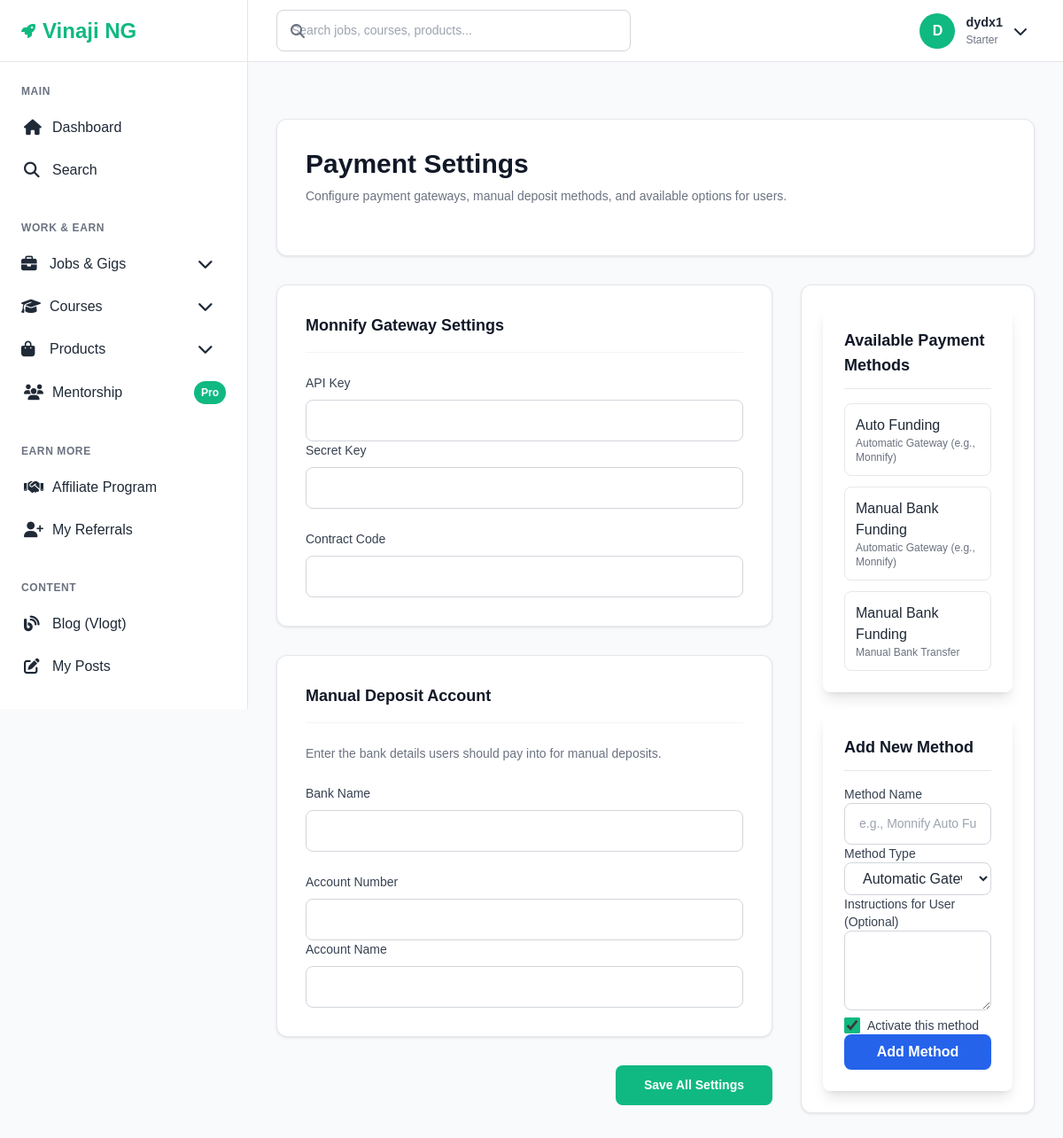
/site-admin/settings/payment/ (signed in), run on the app's committed database.
### accounts/models.py (models this page shows, shortened)
class User(AbstractUser):
    SUBSCRIPTION_CHOICES = [
        ('starter', 'Starter'),
        ('pro', 'Pro'),
        ('mentorship', 'Mentorship'),
    ]
    subscription_level = models.CharField(
        max_length=20,
        choices=SUBSCRIPTION_CHOICES,
        default='starter'
    )
    referral_code = models.CharField(max_length=20, unique=True, blank=True)
    is_verified = models.BooleanField(default=False)
    date_updated = models.DateTimeField(auto_now=True)
    groups = models.ManyToManyField(
        Group,
        related_name="custom_user_groups",  # use "+" if you don’t need reverse access
        blank=True
    )
    user_permissions = models.ManyToManyField(
        Permission,
        related_name="custom_user_permissions",  # use "+" if you don’t need reverse access
        blank=True
    )

### site_core/models.py (models this page shows, shortened)
class SiteSetting(models.Model):
    CURRENCY_CHOICES = [
        ('NGN', 'Nigerian Naira (NGN)'),
        ('USD', 'US Dollar (USD)'),
    ]
    PAYMENT_MODE_CHOICES = [
        ('manual', 'Manual Approval'),
        ('auto', 'Auto Process'),
    ]
    currency = models.CharField(max_length=3, choices=CURRENCY_CHOICES, default='NGN')
    currency_rate = models.DecimalField(max_digits=10, decimal_places=4, default=1.0)
    add_money_fee_pct = models.DecimalField(max_digits=5, decimal_places=2, default=1.5)
    transfer_fee_pct = models.DecimalField(max_digits=5, decimal_places=2, default=0.5)
    withdraw_fee_pct = models.DecimalField(max_digits=5, decimal_places=2, default=2.0)
    mentorship_fee_pct = models.DecimalField(max_digits=5, decimal_places=2, default=10.0)
    default_commission_pct = models.DecimalField(max_digits=5, decimal_places=2, default=20.0)
    deposit_mode = models.CharField(max_length=10, choices=PAYMENT_MODE_CHOICES, default='manual')
    withdrawal_mode = models.CharField(max_length=10, choices=PAYMENT_MODE_CHOICES, default='manual')
    manual_bank_name = models.CharField(max_length=100, blank=True)
    manual_account_number = models.CharField(max_length=20, blank=True)
    manual_account_name = models.CharField(max_length=100, blank=True)
    monnify_api_key = models.CharField(max_length=255, blank=True)
    monnify_secret_key = models.CharField(max_length=255, blank=True)
    monnify_contract_code = models.CharField(max_length=255, blank=True)
    monnify_base_url = models.CharField(max_length=255, default='https://api.monnify.com')
    default_bank_code = models.CharField(max_length=10, blank=True, help_text="Default bank for virtual accounts")
    account_reference_prefix = models.CharField(max_length=50, default='VINAJI', help_text="Prefix for account references")
    pause_course_uploading = models.BooleanField(default=False)
    pause_gigs_uploading = models.BooleanField(default=False)
    pause_affiliates = models.BooleanField(default=False)
    site_title = models.CharField(max_length=200, default='Vinaji NG')
    site_description = models.TextField(blank=True)
    contact_email = models.EmailField(default='support@vinaji.com')
    legal_text = models.TextField(blank=True)
    default_subscription_prices = models.JSONField(default=dict)
    created_at = models.DateTimeField(auto_now_add=True)
    updated_at = models.DateTimeField(auto_now=True)
    class Meta:
        verbose_name = "Site Setting"
        verbose_name_plural = "Site Settings"
    @classmethod
    def get_solo(cls):
        obj, created = cls.objects.get_or_create(pk=1)
        return obj

### payments/models.py (models this page shows, shortened)
class PaymentMethod(models.Model):
    METHOD_TYPES = [
        ('auto', 'Automatic Gateway (e.g., Monnify)'),
        ('manual', 'Manual Bank Transfer'),
    ]
    name = models.CharField(max_length=100)
    method_type = models.CharField(max_length=10, choices=METHOD_TYPES, default='auto')
    is_active = models.BooleanField(default=True)
    instructions = models.TextField(
        blank=True,
        help_text="For manual methods, provide instructions for the user (e.g., 'Use your username as reference')."
    )
    class Meta:
        ordering = ['name']

### site_core/views.py (the view, shortened to what this page needs)
# urls.py: path('settings/payment/', views.payment_settings, name='payment_settings'),
@staff_member_required
def payment_settings(request):
    site_settings = SiteSetting.get_solo()
    payment_methods = PaymentMethod.objects.all()
    settings_form = SiteSettingForm(instance=site_settings)
    add_method_form = PaymentMethodForm()
    context = {
        'settings_form': settings_form,
        'add_method_form': add_method_form,
        'payment_methods': payment_methods
    }
    return render(request, 'admin_panel/payment_settings.html', context)

### templates/admin_panel/payment_settings.html (shortened to what this page needs)
{% extends 'base.html' %}
{% block content %}
<div class="payment-settings space-y-8">
    <div class="settings-card p-8">
        <h1 class="text-3xl font-bold text-gray-900 mb-2">Payment Settings</h1>
        <p class="section-description">Configure payment gateways, manual deposit methods, and available options for users.</p>
    </div>
    <form method="post">
        <div class="grid grid-cols-1 lg:grid-cols-3 gap-8">
            <div class="lg:col-span-2 space-y-8">
                <div class="settings-card p-8">
                    <h2 class="settings-header">Monnify Gateway Settings</h2>
                    <div class="grid-form">
                        <div class="grid-2-col gap-6">
                            <div>
                                <label class="form-label">API Key</label>
                                {{ settings_form.monnify_api_key }}
                            </div>
                            <div>
                                <label class="form-label">Secret Key</label>
                                {{ settings_form.monnify_secret_key }}
                            </div>
                        </div>
                        <div>
                            <label class="form-label">Contract Code</label>
                            {{ settings_form.monnify_contract_code }}
                        </div>
                    </div>
                </div>
                <div class="settings-card p-8">
                    <h2 class="settings-header">Manual Deposit Account</h2>
                    <p class="section-description">Enter the bank details users should pay into for manual deposits.</p>
                    <div class="grid-form">
                        <div>
                            <label class="form-label">Bank Name</label>
                            {{ settings_form.manual_bank_name }}
                        </div>
                        <div class="grid-2-col gap-6">
                            <div>
                                <label class="form-label">Account Number</label>
                                {{ settings_form.manual_account_number }}
                            </div>
                            <div>
                                <label class="form-label">Account Name</label>
                                {{ settings_form.manual_account_name }}
                            </div>
                        </div>
                    </div>
                </div>
                <div class="flex justify-end">
                    <button type="submit" class="btn-primary">
                        Save All Settings
                    </button>
                </div>
            </div>
            <div class="space-y-8">
                <div class="settings-card p-6">
                    <div class="space-y-6">
                        <div class="bg-white rounded-lg shadow-lg p-6">
                            <h2 class="text-lg font-semibold text-gray-900 mb-4 border-b pb-3">Available Payment Methods</h2>
                            <div class="space-y-3">
                                {% for method in payment_methods %}
                                <div class="flex justify-between items-center p-3 border rounded-lg">
                                    <div>
                                        <p class="font-medium">{{ method.name }}</p>
                                        <p class="text-xs text-gray-500">{{ method.get_method_type_display }}</p>
                                    </div>
                                    </div>
                                {% empty %}
                                <p class="text-center text-gray-500 py-4">No payment methods created yet.</p>
                                {% endfor %}
                            </div>
                        </div>
                        <div class="bg-white rounded-lg shadow-lg p-6">
                            <h2 class="text-lg font-semibold text-gray-900 mb-4 border-b pb-3">Add New Method</h2>
                            <form method="post" class="space-y-4">
                                <div>
                                    <label class="block text-sm font-medium text-gray-700">Method Name</label>
                                    {{ add_method_form.name }}
                                </div>
                                <div>
                                    <label class="block text-sm font-medium text-gray-700">Method Type</label>
                                    {{ add_method_form.method_type }}
                                </div>
                                <div>
                                    <label class="block text-sm font-medium text-gray-700">Instructions for User (Optional)</label>
                                    {{ add_method_form.instructions }}
                                </div>
                                <div class="flex items-center space-x-2">
                                    {{ add_method_form.is_active }}
                                    <label class="text-sm font-medium text-gray-700">Activate this method</label>
                                </div>
                                <button type="submit" class="w-full bg-blue-600 text-white py-2 rounded-lg hover:bg-blue-700 font-semibold">
                                    Add Method
                                </button>
                            </form>
                        </div>
                    </div>
            </div>
        </div>
    </form>
</div>
{% endblock %}

### templates/base.html (shortened to what this page needs)
{% load static %}
<!DOCTYPE html>
<html lang="en">
<head>
    <link href="{% static 'css/style.css' %}" rel="stylesheet">
    <script src="https://cdn.tailwindcss.com"></script>
    <link rel="stylesheet" href="https://cdnjs.cloudflare.com/ajax/libs/font-awesome/6.4.0/css/all.min.css">
</head>
<body>
    <aside class="sidebar" id="sidebar">
        <div class="sidebar-header">
            <a href="{% url 'dashboard' %}" class="logo">
                <i class="fas fa-rocket text-primary"></i>
                <span class="logo-text">Vinaji NG</span>
            </a>
        </div>
        <nav class="sidebar-nav">
            <div class="nav-section">
                <div class="nav-title">Main</div>
                <ul class="nav-links">
                    <li>
                        <a href="{% url 'dashboard' %}" class="nav-link {% if request.resolver_match.url_name == 'dashboard' %}active{% endif %}">
                            <i class="fas fa-home"></i>
                            Dashboard
                        </a>
                    </li>
                    <li>
                        <a href="{% url 'search_results' %}" class="nav-link">
                            <i class="fas fa-search"></i>
                            Search
                        </a>
                    </li>
                </ul>
            </div>
            <div class="nav-section">
                <div class="nav-title">Work & Earn</div>
                <ul class="nav-links">
                    <li class="dropdown">
                        <button class="nav-link dropdown-toggle" onclick="toggleDropdown(this)">
                            <i class="fas fa-briefcase"></i>
                            Jobs & Gigs
                            <i class="fas fa-chevron-down ml-auto text-sm"></i>
                        </button>
                    </li>
                    <li class="dropdown">
                        <button class="nav-link dropdown-toggle" onclick="toggleDropdown(this)">
                            <i class="fas fa-graduation-cap"></i>
                            Courses
                            <i class="fas fa-chevron-down ml-auto text-sm"></i>
                        </button>
                    </li>
                    <li class="dropdown">
                        <button class="nav-link dropdown-toggle" onclick="toggleDropdown(this)">
                            <i class="fas fa-shopping-bag"></i>
                            Products
                            <i class="fas fa-chevron-down ml-auto text-sm"></i>
                        </button>
                    </li>
                        <a href="{% url 'mentorship_list' %}" class="nav-link {% if 'mentorship' in request.resolver_match.url_name %}active{% endif %}">
                            <i class="fas fa-users"></i>
                            Mentorship
                            <span class="badge">Pro</span>
                        </a>
                </ul>
            </div>
            <div class="nav-section">
                <div class="nav-title">Earn More</div>
                <ul class="nav-links">
                    <li>
                        <a href="{% url 'affiliate_dashboard' %}" class="nav-link {% if 'affiliate' in request.resolver_match.url_name %}active{% endif %}">
                            <i class="fas fa-handshake"></i>
                            Affiliate Program
                        </a>
                    </li>
                    <li>
                        <a href="{% url 'referral_list' %}" class="nav-link {% if 'referral' in request.resolver_match.url_name %}active{% endif %}">
                            <i class="fas fa-user-plus"></i>
                            My Referrals
                        </a>
                    </li>
                </ul>
            </div>
            <div class="nav-section">
                <div class="nav-title">Content</div>
                <ul class="nav-links">
                    <li>
                        <a href="{% url 'blog_list' %}" class="nav-link {% if 'blog' in request.resolver_match.url_name %}active{% endif %}">
                            <i class="fas fa-blog"></i>
                            Blog (Vlogt)
                        </a>
                    </li>
                    <li>
                        <a href="{% url 'blog_manage' %}" class="nav-link {% if request.resolver_match.url_name == 'blog_manage' %}active{% endif %}">
                            <i class="fas fa-edit"></i>
                            My Posts
                        </a>
                    </li>
                </ul>
            </div>
        </nav>
    </aside>
    <header class="header">
        <div class="header-left">
            <div class="search-container">
                <i class="fas fa-search search-icon"></i>
                <form action="{% url 'search_results' %}" method="get">
                    <input type="text"
                           name="q"
                           class="search-input"
                           placeholder="Search jobs, courses, products..."
                           value="{{ request.GET.q }}">
                </form>
            </div>
        </div>
        <div class="header-right">
            {% if user.is_authenticated %}
                <div class="user-dropdown">
                    <button class="user-menu-btn" id="userMenuBtn">
                        <div class="user-avatar">
                            {{ user.username|first|upper }}
                        </div>
                        <div class="user-info">
                            <div class="user-name">{{ user.username }}</div>
                            <div class="user-role">{{ user.get_subscription_level_display }}</div>
                        </div>
                        <i class="fas fa-chevron-down"></i>
                    </button>
                </div>
            {% endif %}
        </div>
    </header>
    <main class="main-content">
        {% block content %}{% endblock %}
    </main>
</body>
</html>

### data on the page
User: username|first "D", username "dydx1", subscription_level "Starter"
PaymentMethod: name "Auto Funding", method_type "Automatic Gateway (e.g., Monnify)"
PaymentMethod: name "Manual Bank Funding", method_type "Automatic Gateway (e.g., Monnify)"
PaymentMethod: name "Manual Bank Funding", method_type "Manual Bank Transfer"
